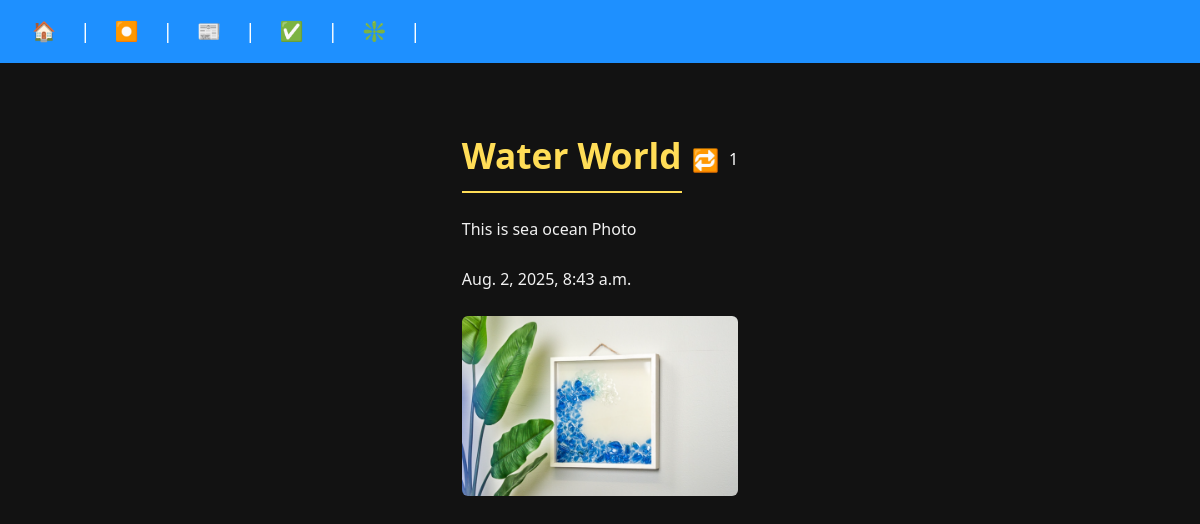
The app's page /posts/flower-frame with its own data.
### post/models.py (models this page shows, shortened)
class Post(models.Model):
    title=models.CharField(max_length=200)
    body=models.TextField()
    slug=models.SlugField(unique=True,max_length=200)
    date=models.DateTimeField(auto_now_add=True)
    banner=models.ImageField(default='fallback.png',blank=True) # if no image provided it is ok it dont give error
    author=models.ForeignKey(User,on_delete=models.CASCADE,default=None)
    likes = models.ManyToManyField(User, related_name="liked_posts", blank=True)
    def total_likes(self):
        return self.likes.count()

### post/views.py (the view)
# urls.py: path('<slug:slug>', views.posts_page, name='posts_page'),
def posts_page(request,slug):
    post=Post.objects.get(slug=slug)
    return render(request,'posts/posts_page.html',{'post':post})

### post/templates/posts/posts_page.html (shortened to what this page needs)
{% extends 'djangoappone/layout.html' %}
{% load static %}
{% block content %}
<section>
    <div style="display:flex; align-items:center; gap:10px;">
        <h1 style="margin:0;">{{ post.title }}</h1>
        <span style="font-size:22px; color:white;">🔁</span>
        <span style="font-size:16px; color:white;">{{ post.total_likes }}</span>
    </div>
    <p>{{ post.body }}</p>
    <p>{{ post.date }}</p>
    <img class="banner" src="{{ post.banner.url }}" alt="{{ post.title }}">
</section>
{% endblock content %}

### djangoappone/static/css/style.css (style rules this page uses)
* { margin: 0; padding: 0; box-sizing: border-box; }
body { background-color: #121212; font-family: "Segoe UI", Roboto, Arial, sans-serif; font-size: 1rem; color: #f1f1f1; line-height: 1.6; display: flex; flex-direction: column; min-height: 100vh; }
h1, h2 { color: #ffdd57; margin-bottom: 1rem; }
h1 { font-size: 2.2rem; border-bottom: 2px solid #ffdd57; padding-bottom: 0.5rem; }
section { margin-top: 2rem; display: grid; grid-template-columns: repeat(auto-fill, minmax(250px, 1fr)); gap: 1.5rem; }
.banner { width: 100%; height: 180px; object-fit: cover; border-radius: 6px; margin-bottom: 1rem; }

### records on screen
Post: title "Water World", total_likes "1", body "This is sea ocean Photo", date "Aug. 2, 2025, 8:43 a.m.", banner (picture)
